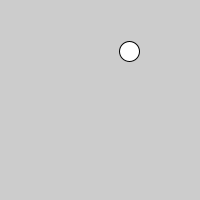
Frame 1 (no input)
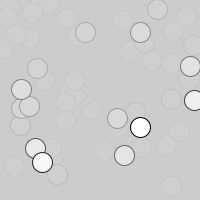
Frame 60 (the mouse pressed at the canvas centre just before this capture)
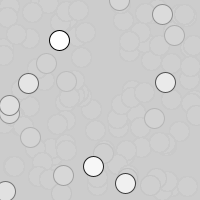
Frame 120 (the mouse held since frame 60 and released just before this capture)

The Processing sketch that drew these frames (run headless with seeded random() and noise(); from frame 60 on, the mouse is pressed at the canvas centre):

// Processing sketch: sk_anim_circle_random_clear_alpha
// ── sk_anim_circle_random_clear_alpha.pde
void setup()
{
  size( 200, 200 );
  frameRate( 8 );
}

void draw()
{
  // 画面のクリア（半透明）
  fill( 204, 40 );
  noStroke();
  rect( 0, 0, width, height );
  
  fill( 255 );
  stroke( 0 );
  circle( random( 200 ), random( 200 ), 20 );
}
